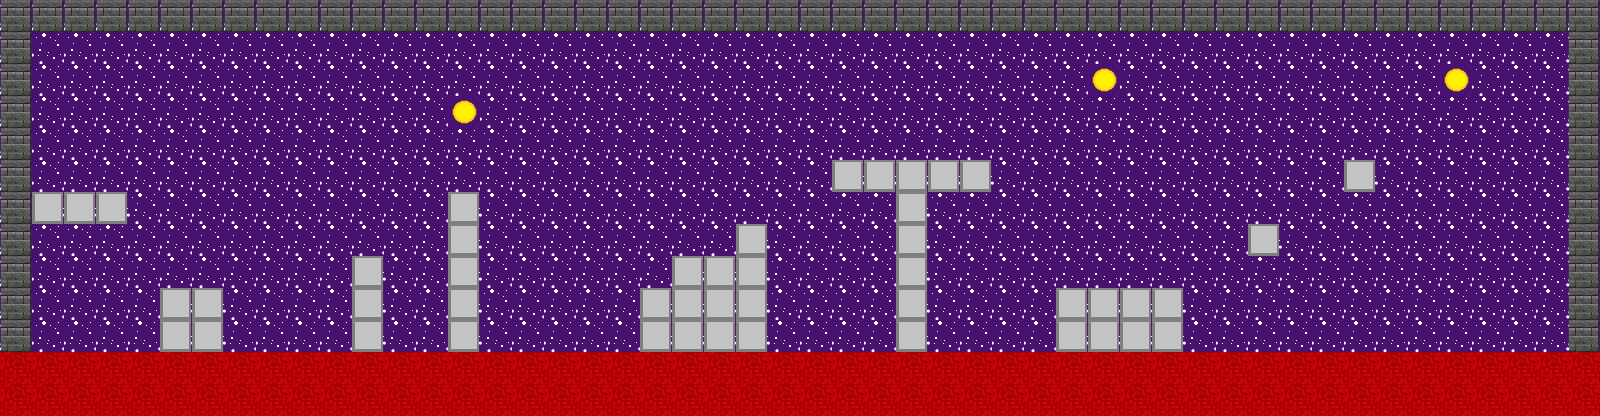

A 2D game scene composited from a Tiled map and its tileset images. What follows is a short description and the map's XML, with every tile layer's data as written:
An orthogonal 50x13 tile map with 32x32 px tiles, 1 tile layer (Слой тайлов 1) and 19 objects (16x solid, 3x coin).

<map version="1.0" tiledversion="1.0.3" orientation="orthogonal" renderorder="right-down" width="50" height="13" tilewidth="32" tileheight="32" nextobjectid="26">
 <tileset firstgid="1" source="ground.tsx" />
 <layer name="Слой тайлов 1" width="50" height="13">
  <data encoding="csv">
5,5,5,5,5,5,5,5,5,5,5,5,5,5,5,5,5,5,5,5,5,5,5,5,5,5,5,5,5,5,5,5,5,5,5,5,5,5,5,5,5,5,5,5,5,5,5,5,5,5,
5,4,4,4,4,4,4,4,4,4,4,4,4,4,4,4,4,4,4,4,4,4,4,4,4,4,4,4,4,4,4,4,4,4,4,4,4,4,4,4,4,4,4,4,4,4,4,4,4,5,
5,4,4,4,4,4,4,4,4,4,4,4,4,4,4,4,4,4,4,4,4,4,4,4,4,4,4,4,4,4,4,4,4,4,6,4,4,4,4,4,4,4,4,4,4,6,4,4,4,5,
5,4,4,4,4,4,4,4,4,4,4,4,4,4,6,4,4,4,4,4,4,4,4,4,4,4,4,4,4,4,4,4,4,4,4,4,4,4,4,4,4,4,4,4,4,4,4,4,4,5,
5,4,4,4,4,4,4,4,4,4,4,4,4,4,4,4,4,4,4,4,4,4,4,4,4,4,4,4,4,4,4,4,4,4,4,4,4,4,4,4,4,4,4,4,4,4,4,4,4,5,
5,4,4,4,4,4,4,4,4,4,4,4,4,4,4,4,4,4,4,4,4,4,4,4,4,4,3,3,3,3,3,4,4,4,4,4,4,4,4,4,4,4,3,4,4,4,4,4,4,5,
5,3,3,3,4,4,4,4,4,4,4,4,4,4,3,4,4,4,4,4,4,4,4,4,4,4,4,4,3,4,4,4,4,4,4,4,4,4,4,4,4,4,4,4,4,4,4,4,4,5,
5,4,4,4,4,4,4,4,4,4,4,4,4,4,3,4,4,4,4,4,4,4,4,3,4,4,4,4,3,4,4,4,4,4,4,4,4,4,4,3,4,4,4,4,4,4,4,4,4,5,
5,4,4,4,4,4,4,4,4,4,4,3,4,4,3,4,4,4,4,4,4,3,3,3,4,4,4,4,3,4,4,4,4,4,4,4,4,4,4,4,4,4,4,4,4,4,4,4,4,5,
5,4,4,4,4,3,3,4,4,4,4,3,4,4,3,4,4,4,4,4,3,3,3,3,4,4,4,4,3,4,4,4,4,3,3,3,3,4,4,4,4,4,4,4,4,4,4,4,4,5,
5,4,4,4,4,3,3,4,4,4,4,3,4,4,3,4,4,4,4,4,3,3,3,3,4,4,4,4,3,4,4,4,4,3,3,3,3,4,4,4,4,4,4,4,4,4,4,4,4,5,
1,1,1,1,1,1,1,1,1,1,1,1,1,1,1,1,1,1,1,1,1,1,1,1,1,1,1,1,1,1,1,1,1,1,1,1,1,1,1,1,1,1,1,1,1,1,1,1,1,1,
2,2,2,2,2,2,2,2,2,2,2,2,2,2,2,2,2,2,2,2,2,2,2,2,2,2,2,2,2,2,2,2,2,2,2,2,2,2,2,2,2,2,2,2,2,2,2,2,2,2
</data>
 </layer>
 <objectgroup name="collision">
  <object id="4" name="solid" x="32" y="192" width="95" height="32" />
  <object id="7" name="solid" x="0" y="353" width="1600" height="65" />
  <object id="8" name="solid" x="159" y="287" width="63" height="61" />
  <object id="9" name="solid" x="640.5" y="288.5" width="127" height="61" />
  <object id="10" name="solid" x="353" y="255" width="28" height="95" />
  <object id="11" name="solid" x="449" y="192" width="29" height="159" />
  <object id="12" name="solid" x="673" y="255" width="92" height="33" />
  <object id="13" name="solid" x="737" y="223" width="29" height="30" />
  <object id="14" name="solid" x="830" y="159" width="160" height="31" />
  <object id="15" name="solid" x="896" y="192" width="31" height="158" />
  <object id="16" name="solid" x="1057" y="289" width="126" height="61" />
  <object id="17" name="solid" x="1248" y="223" width="30" height="31" />
  <object id="18" name="solid" x="1345" y="160.5" width="30" height="31" />
  <object id="19" name="coin" x="452.333" y="100.333" width="24.3333" height="22.6667">
   <ellipse />
  </object>
  <object id="20" name="coin" x="1092.5" y="68.303" width="24.3333" height="22.6667">
   <ellipse />
  </object>
  <object id="21" name="coin" x="1444.33" y="68.6667" width="24.3333" height="22.6667">
   <ellipse />
  </object>
  <object id="22" name="solid" x="-7.10543e-15" y="-1.33333" width="31.3333" height="355.333" />
  <object id="23" name="solid" x="31.3333" y="0.666667" width="1568" height="29.3333" />
  <object id="24" name="solid" x="1568.67" y="31.3333" width="30" height="320.667" />
 </objectgroup>
</map>